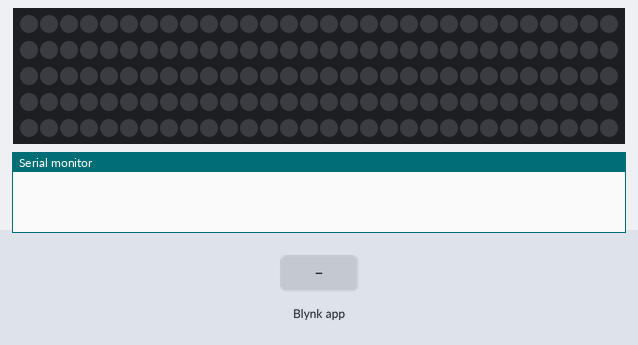
Recording of a sketch running on a simulated ESP8266 (NodeMCU). Parts: 150 RGB LEDs in strip order, left to right, continuing on the next row, the last lines printed to the serial monitor. Inputs (shaded band) come from the test bench. Dim RGB values are drawn brighter than linear; WiFi joins after 1.5 s; servers stay silent unless stated.

Above: at 3.0 s.
3.1 s: Blynk app writes 1 to V2
At 4.3 s:
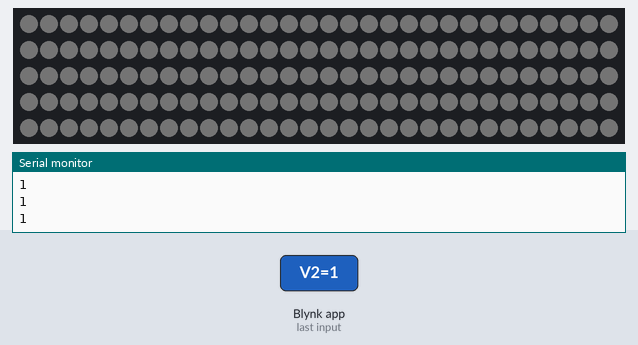
5.2 s: Blynk app writes 200 to V2
At 7.0 s:
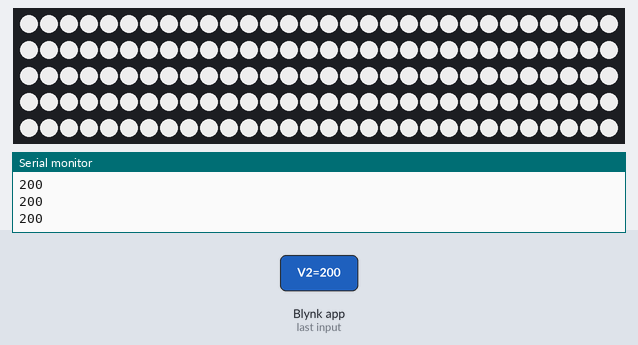
7.3 s: Blynk app writes 0 to V2
At 8.7 s:
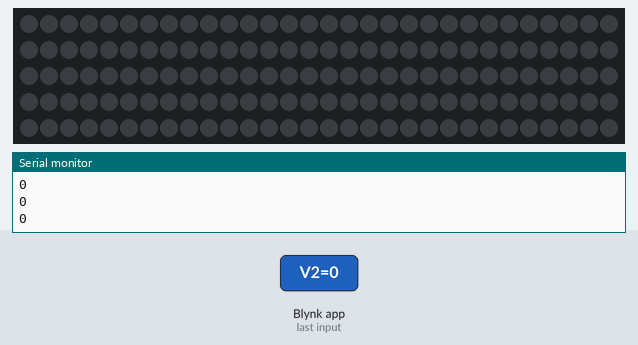
Timing chart, 0 to 10.3 s (numbered marks = the images above; inputs shaded):
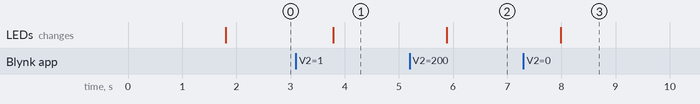

Measured:
- after the input at 3.1 s, the LEDs: change after 0.68 s (image 1)
- after the input at 5.2 s, the LEDs: change after 0.68 s (image 2)
- after the input at 7.3 s, the LEDs: change after 0.68 s (image 3)

The sketch:

BlynkNeopixel.ino
```cpp
#include <Adafruit_NeoPixel.h>
#include <SPI.h>
#include <BlynkSimpleEsp8266.h>
#include <ESP8266WiFi.h>

#define PIN D2 //pin yang di gunakan di nodemcu
#define NUMPIXELS 150 //jumllah led perbarisnya
#define BLYNK_PRINT Serial
Adafruit_NeoPixel pixels = Adafruit_NeoPixel(NUMPIXELS, PIN, NEO_GRB + NEO_KHZ800);

BLYNK_WRITE(V2){
  int R = param[0].asInt();
  int G = param[1].asInt();
  int B = param[2].asInt();
  Serial.println(R);
  Serial.println(G);
  Serial.println(B);
  for(int i=0;i<NUMPIXELS;i++){

  pixels.setPixelColor(i, pixels.Color(R,G,B));

  pixels.show();
  }
}

void setup(){
  Serial.begin(9600);
  Blynk.begin("nrUi9R_FDQ7EOogpQ39h2zZMt0r9ffAV", "GoLite Store", "082322631658");
  pixels.begin();
}

void loop(){
  Blynk.run();
}
```
